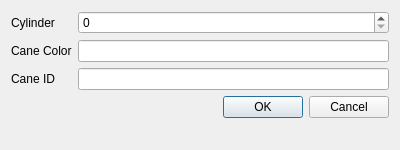
<?xml version="1.0" encoding="UTF-8"?>
<ui version="4.0">
 <class>DlgNewCane</class>
 <widget class="QDialog" name="DlgNewCane">
  <property name="windowModality">
   <enum>Qt::ApplicationModal</enum>
  </property>
  <property name="geometry">
   <rect>
    <x>0</x>
    <y>0</y>
    <width>400</width>
    <height>150</height>
   </rect>
  </property>
  <property name="windowTitle">
   <string>Create New Cane</string>
  </property>
  <layout class="QFormLayout" name="formLayout">
   <item row="0" column="0">
    <widget class="QLabel" name="label_3">
     <property name="text">
      <string>Cylinder</string>
     </property>
    </widget>
   </item>
   <item row="0" column="1">
    <widget class="QSpinBox" name="spnCylinder"/>
   </item>
   <item row="1" column="0">
    <widget class="QLabel" name="label">
     <property name="sizePolicy">
      <sizepolicy hsizetype="Maximum" vsizetype="Preferred">
       <horstretch>0</horstretch>
       <verstretch>0</verstretch>
      </sizepolicy>
     </property>
     <property name="text">
      <string>Cane Color</string>
     </property>
    </widget>
   </item>
   <item row="1" column="1">
    <widget class="QLineEdit" name="txtCaneColor"/>
   </item>
   <item row="2" column="0">
    <widget class="QLabel" name="label_2">
     <property name="text">
      <string>Cane ID</string>
     </property>
    </widget>
   </item>
   <item row="2" column="1">
    <widget class="QLineEdit" name="txtCaneID"/>
   </item>
   <item row="3" column="0" colspan="2">
    <widget class="QDialogButtonBox" name="buttonBox">
     <property name="orientation">
      <enum>Qt::Horizontal</enum>
     </property>
     <property name="standardButtons">
      <set>QDialogButtonBox::Cancel|QDialogButtonBox::Ok</set>
     </property>
    </widget>
   </item>
  </layout>
 </widget>
 <resources/>
 <connections>
  <connection>
   <sender>buttonBox</sender>
   <signal>accepted()</signal>
   <receiver>DlgNewCane</receiver>
   <slot>accept()</slot>
   <hints>
    <hint type="sourcelabel">
     <x>248</x>
     <y>254</y>
    </hint>
    <hint type="destinationlabel">
     <x>157</x>
     <y>274</y>
    </hint>
   </hints>
  </connection>
  <connection>
   <sender>buttonBox</sender>
   <signal>rejected()</signal>
   <receiver>DlgNewCane</receiver>
   <slot>reject()</slot>
   <hints>
    <hint type="sourcelabel">
     <x>316</x>
     <y>260</y>
    </hint>
    <hint type="destinationlabel">
     <x>286</x>
     <y>274</y>
    </hint>
   </hints>
  </connection>
 </connections>
</ui>
